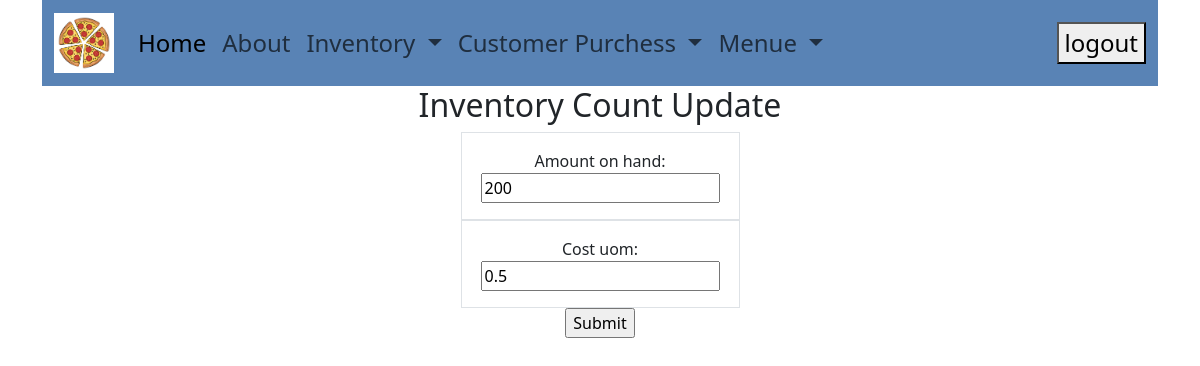
Before: /pizzaman/inventory/Pizza Dough/update (signed in) with the older database file.
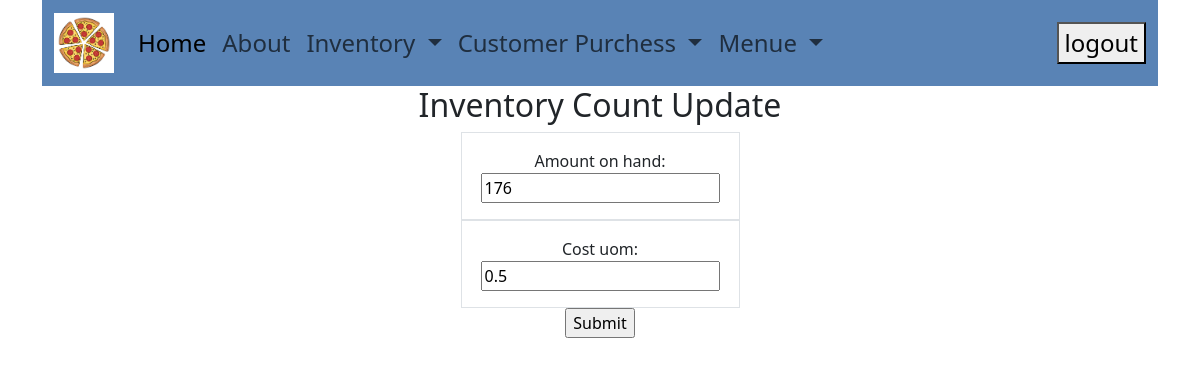
After: the same page with the newer database file.
### pizzaman/models.py (models this page shows, shortened)
class Inventory(models.Model):
    item =models.CharField(primary_key=True, max_length=50)
    amount_on_hand =models.IntegerField(default=0)
    unit_measure = models.CharField(null = False, max_length=50)
    cost_uom =models.FloatField(null=False)

### pizzaman/views.py (the view)
# urls.py: path("inventory/<pk>/update", UpdateIventoryView.as_view(), name="inv_update"),
class UpdateIventoryView(LoginRequiredMixin, UpdateView):
    template_name ="pizzaman/general_form.html"
    model =Inventory
    form_class = UpdateInventoryF
    success_url = reverse_lazy('inv_list')

### pizzaman/forms.py
class UpdateInventoryF(forms.ModelForm):
    title="Inventory Count Update"
    class Meta():
        model = Inventory
        fields =['amount_on_hand','cost_uom']

### pizzaman/templates/pizzaman/general_form.html (shortened to what this page needs)
{% extends 'pizzaman/base.html' %}
{% block body %}
<h2 class="text-center">{{form.title}}</h2>
<form action="" method="post" class="text-center w-25 mx-auto">
    {% for field in form %}
        <div class="form-group p-3 border">
            {{ field.label_tag }} <br> {{ field }}
        </div>
    {% endfor %}
    <input  type="submit" value="Submit">
    </form>
{% endblock %}

Changed rows visible on the page:
changed Inventory: amount_on_hand "200" → "176"
